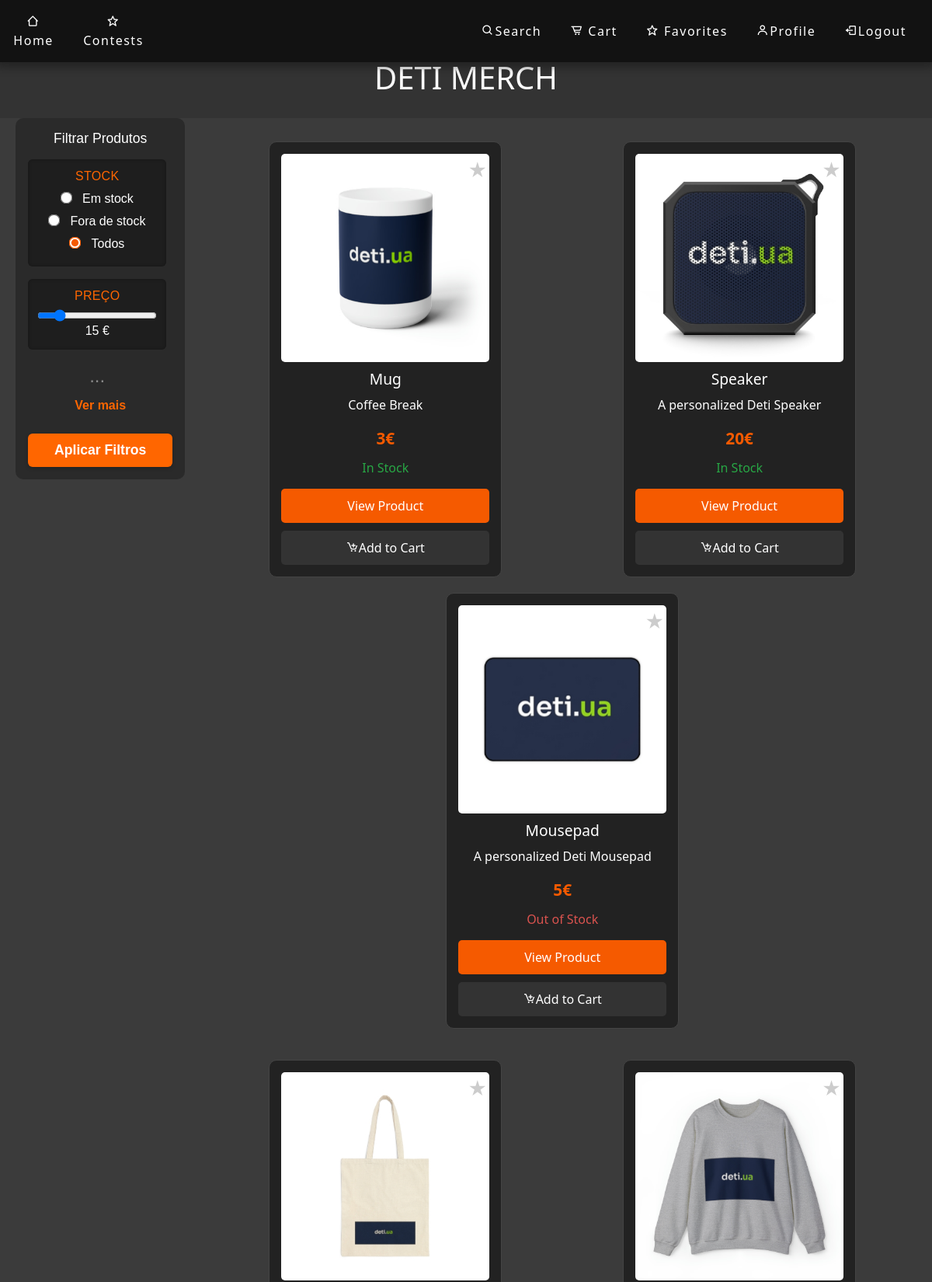
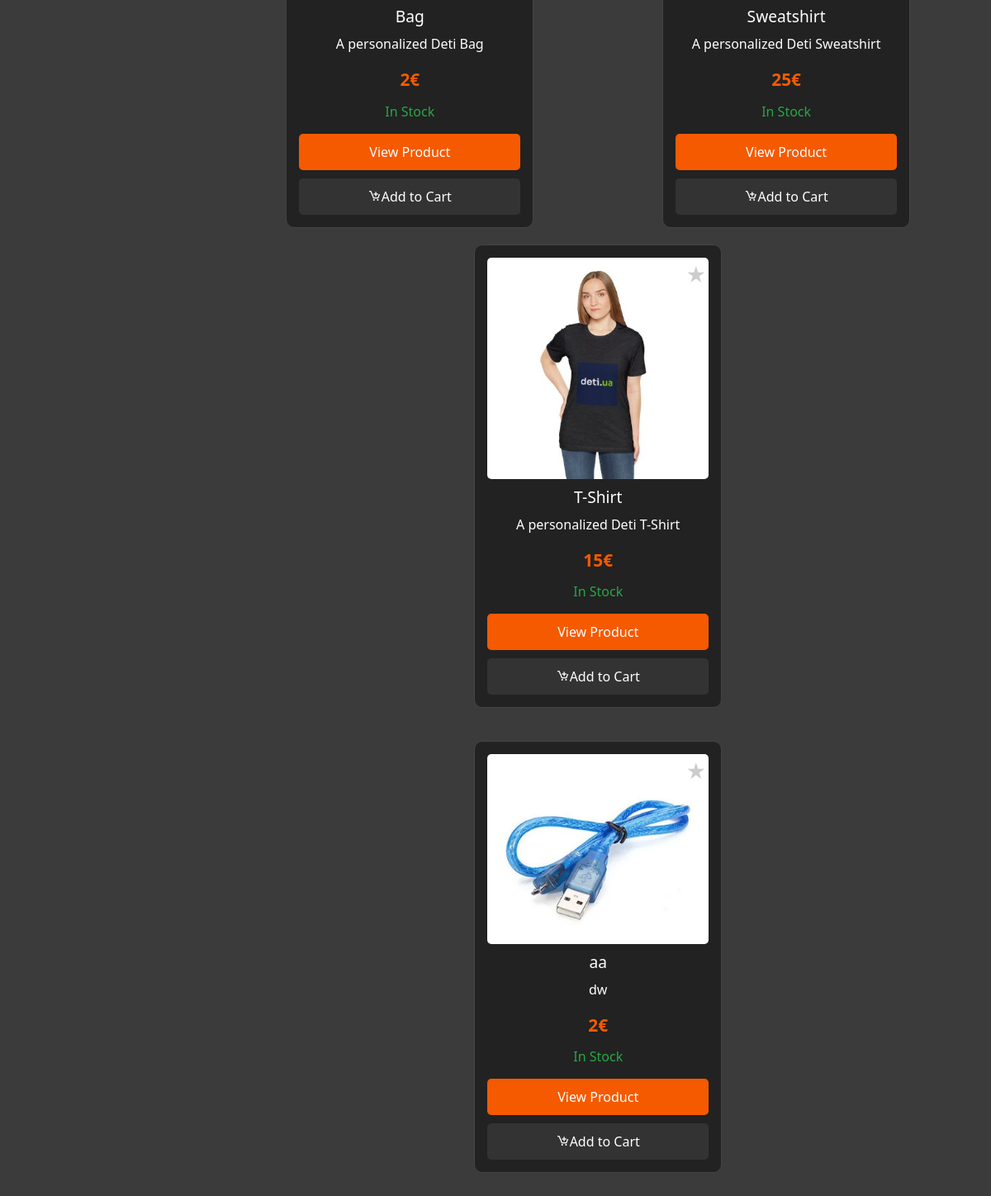
The app's page / (signed in) with its own data (2 pictures, top to bottom).
### app_org/models.py (models this page shows)
class Product(db.Model):
    id = db.Column(db.Integer, primary_key=True)
    name = db.Column(db.String(100), nullable=False)
    description = db.Column(db.String(1000))
    price = db.Column(db.Float, nullable=False)
    quantity = db.Column(db.Integer, nullable=False, default=0)
    image = db.Column(db.String(100), nullable=False, default='default_image.png')
    category_id = db.Column(db.Integer, db.ForeignKey('category.id'), nullable=False)
    category = db.relationship('Category', backref=db.backref('products', lazy=True))
    course_id = db.Column(db.Integer, db.ForeignKey('course.id'), nullable=True)
    size = db.Column(db.String(10), nullable=True, default='N/A')
    color = db.Column(db.String(20), nullable=True, default='N/A')
    has_size = db.Column(db.Boolean, default=False)
    has_color = db.Column(db.Boolean, default=False)

### app_org/main.py (the view)
@main.route('/', methods=['GET'])
@login_required
def index():
    user = User.query.filter_by(id=current_user.id).first()
    if user.isAdmin:
        return redirect(url_for('main.admin'))
    stock = request.args.get('stock')
    price_min = request.args.get('price_min')
    price_max = request.args.get('price_max')
    categories = request.args.getlist('categories')
    courses = request.args.getlist('courses')
    sizes = request.args.getlist('sizes')
    colors = request.args.getlist('colors')
    query = Product.query
    if stock == 'in':
        query = query.filter(Product.quantity > 0)
    elif stock == 'out':
        query = query.filter(Product.quantity == 0)
    if price_min:
        query = query.filter(Product.price >= float(price_min))
    if price_max:
        query = query.filter(Product.price <= float(price_max))
    if categories:
        query = query.filter(Product.category_id.in_(categories))
    if courses:
        query = query.filter(Product.course_id.in_(courses))
    if sizes:
        query = query.filter(Product.size.in_(sizes))
    if colors:
        query = query.filter(Product.color.in_(colors))
    products = query.all()
    all_categories = Category.query.all()
    all_courses = Course.query.all()
    all_sizes = db.session.query(Product.size).distinct().all()
    all_colors = db.session.query(Product.color).distinct().all()
    return render_template('index.html', user=user, products=products,
                           categories=all_categories, courses=all_courses,
                           sizes=[s[0] for s in all_sizes if s[0]],
                           colors=[c[0] for c in all_colors if c[0]])

### app_org/templates/index.html (shortened to what this page needs)
{% extends 'base.html' %}
{% block styles %}
<link rel="stylesheet" href="{{ url_for('static', filename='css/index.css') }}" />
{% endblock %}
{% block content %}
  {% include 'navbar.html' %}
  <header>
    <h1>DETI MERCH</h1>
  </header>
  <div class="page-container" style="display: flex; justify-content: flex-start; margin-left: 0; padding: 0 20px; width: 100%;">
    <div class="filters-column" style="margin: 0; margin-right: 10px;">
      {% set filter_action='main.index' %}
      {% include '_filters.html' %}
    </div>
    <div class="products-center" style="margin: 0 auto; max-width: 1200px;">
      <div class="row product-container">
        {% for product in products %}
          <div class="product col-md-12">
            <img
              class="card-img-top"
              src="{{ url_for('static', filename='assets/' + product.image) }}"
              alt="{{ product.name }}"
            />
            <h2 class="card-title">{{ product.name }}</h2>
            <p>{{ product.description }}</p>
            <p class="card-price">{{ product.price | int }}€</p>
            <p class="stock-status {% if product.quantity > 0 %}in-stock{% else %}out-of-stock{% endif %}">
              {% if product.quantity > 0 %}In Stock{% else %}Out of Stock{% endif %}
            </p>
            <form action="/product/{{ product.id }}" method="GET">
              <button class="view-product">View Product</button>
            </form>
            <form action="/cart/add/{{ product.id }}" method="POST">
              <button class="add-to-cart">
                <i class="bx bx-cart-add"></i>Add to Cart
              </button>
            </form>
            <form action="/favorites/add/{{ product.id }}" method="POST">
              <button class="add-to-favorites">★</button>
            </form>
          </div>
          {% if loop.index % 3 == 0 and not loop.last %}
            </div>
            <div class="row product-container">
          {% endif %}
        {% endfor %}
      </div>
    </div>
  </div>
{% endblock %}

### app_org/templates/base.html (shortened to what this page needs)
<!DOCTYPE html>
<html lang="en">
    <head>
        <link
            href="https://cdn.jsdelivr.net/npm/bootstrap@5.2.3/dist/css/bootstrap.min.css"
            rel="stylesheet"
        />
        <link rel="stylesheet" href="{{ url_for('static', filename='css/style.css') }}">
        {% block styles %} {% endblock %}
    </head>
    <body>
        {% block content %}
        {% endblock %}
    </body>
</html>

### app_org/templates/navbar.html (shortened to what this page needs)
<link href='https://unpkg.com/boxicons@2.1.4/css/boxicons.min.css' rel='stylesheet'>
<nav class="navbar navbar-expand-lg navbar-dark fixed-top">
  <div class = "botao">
    <ul class="navbar-nav ms-auto">
      <li class="nav-item">
        <button class="btn btn-light btn-lg" onclick="location.href='/'">
          <i class='bx bx-home-alt-2'></i> Home
        </button>
      </li>
      <li class="nav-item">
        <button class="btn btn-light btn-lg" onclick="location.href='/contests'">
          <i class='bx bx-star'></i> Contests
        </button>
      </li>
    </ul>
  </div>
  <div class="container nav-cont">
    <div class="collapse navbar-collapse" id="navbarNav">
      <ul class="navbar-nav ms-auto">
        <li class="nav-item">
          <button class="btn btn-light btn-lg" onclick="location.href='/search'">
            <i class='bx bx-search' ></i>Search
          </button>
        <li class="nav-item">
          <button class="btn btn-light btn-lg" aria-current="page" onclick="location.href='/cart'">
            <i class='bx bx-cart-alt' ></i></i> Cart
          </button>
        </li>
        <li class="nav-item">
          <button class="btn btn-light btn-lg" onclick="location.href='/favorites'">
            <i class='bx bx-star' ></i> Favorites
          </button>
        </li>
        <li class="nav-item">
          <button class="btn btn-light btn-lg" onclick="location.href='/profile'">
            <i class='bx bx-user'></i>Profile
          </button>
        </li>
        <li class="nav-item">
          <button class="btn btn-light btn-lg" onclick="location.href='/logout'">
            <i class='bx bx-log-out' ></i>Logout
          </button>
        </li>
      </ul>
    </div>
  </div>
</nav>
<div class="container-fluid" style="padding-top: 3.5rem;">
</div>

### app_org/templates/_filters.html (shortened to what this page needs)
<form method="GET" action="{{ url_for(filter_action) }}" class="filter-form">
    <h3>Filtrar Produtos</h3>
    <div id="filters-scroll">
        <div class="filter-section">
            <h4>Stock</h4>
            <div class="filter-option">
                <input type="radio" id="stock_in" name="stock" value="in" {% if request.args.get('stock') == 'in' %}checked{% endif %}>
                <label for="stock_in">Em stock</label>
            </div>
            <div class="filter-option">
                <input type="radio" id="stock_out" name="stock" value="out" {% if request.args.get('stock') == 'out' %}checked{% endif %}>
                <label for="stock_out">Fora de stock</label>
            </div>
            <div class="filter-option">
                <input type="radio" id="stock_all" name="stock" value="" {% if not request.args.get('stock') %}checked{% endif %}>
                <label for="stock_all">Todos</label>
            </div>
        </div>
        <div class="filter-section">
            <h4>Preço</h4>
            <div class="price-slider">
                <input type="range" name="price_min" id="price-slider" min="0" max="100" step="1"
                       value="{{ request.args.get('price_min', 15) }}"
                       oninput="document.getElementById('price-display').innerText = this.value + ' €'">
                <span id="price-display">{{ request.args.get('price_min', 15) }} €</span>
            </div>
        </div>
        <div class="dots" id="dots">...</div>
    </div>
    <button type="button" class="toggle-filters" onclick="toggleFilters()">Ver mais</button>
    <button type="submit" class="apply-filters">Aplicar Filtros</button>
</form>

### app_org/static/css/style.css (style rules this page uses)
body { background-color: #3b3b3b; color: #ffffff; text-align: center; }
.navbar { box-shadow: 0 2px 10px 5px #12121270; background-color: #121212; display: flex; justify-content: flex-start; }
.navbar .navbar-nav .nav-item { margin-right: 5px; }
.botao button { color: #ffffff; font-weight: 400; font-size: 100%; letter-spacing: 1.5px; background-color: transparent; border: none; }
.navbar .nav-item button { color: #ffffff; font-weight: 400; font-size: 100%; letter-spacing: 1.5px; background-color: transparent; border: none; }

### app_org/static/css/index.css (style rules this page uses)
header { background-color: #333; color: white; padding: 20px; text-align: center; }
.page-container { display: flex; max-width: 1650px; margin: 0 auto; padding: 0 20px; justify-content: flex-start; }
.filters-column { width: 250px; padding-right: 20px; position: sticky; top: 20px; align-self: flex-start; height: fit-content; }
.product-container { display: flex; justify-content: space-around; flex-wrap: wrap; margin: 20px auto; max-width: 1200px; }
.product { margin: 10px; padding: 15px; border-radius: 10px; width: 300px; border: 1px solid #444; background-color: #222; color: white; transition: transform 0.3s, box-shadow 0.3s; position: relative; }
.product img { max-width: 100%; border-radius: 5px; }
.card-title { color: white; margin: 10px 0; font-size: 1.2rem; }
.card-price { font-weight: bold; color: #f55a00; font-size: 1.3rem; margin: 10px 0; }
.stock-status { font-size: 1rem; margin: 10px 0; }
.stock-status.in-stock { color: #28a745; }
.stock-status.out-of-stock { color: #d9534f; }
.view-product { background-color: #f55a00; color: #ffffff; border: none; padding: 10px 15px; cursor: pointer; transition: background-color 0.3s; border-radius: 5px; width: 100%; margin: 5px 0; }
.add-to-cart { background-color: #333; color: #ffffff; border: none; padding: 10px 15px; cursor: pointer; transition: background-color 0.3s; margin-top: 5px; border-radius: 5px; width: 100%; }
.add-to-favorites { background-color: transparent; color: #ccc; border: none; border-radius: 50%; padding: 8px; cursor: pointer; font-size: 1.5rem; transition: color 0.3s; position: absolute; top: 10px; right: 10px; }
.filter-section { margin-bottom: 20px; }
.filter-section h4 { margin-bottom: 12px; font-size: 1.1rem; color: #ffffff; font-weight: 500; text-transform: uppercase; letter-spacing: 0.3px; }
.apply-filters { background-color: #f55a00; color: white; border: none; padding: 12px 25px; border-radius: 6px; cursor: pointer; transition: background-color 0.3s, transform 0.2s; font-weight: 600; font-size: 1.1rem; width: 100%; margin-top: 15px; box-shadow: 0 2px 5px rgba(0, 0, 0, 0.2); }
.filter-section input[type="checkbox"], .filter-section input[type="radio"] { margin-right: 10px; accent-color: #f55a00; transform: scale(1.2); }

### app_org/templates/_filters.html (style rules this page uses)
.filter-form { background-color: #2a2a2a; padding: 1rem; border-radius: 10px; max-width: 350px; font-family: sans-serif; color: #fff; overflow: hidden; }
.filter-form h3 { font-size: 1.1rem; color: #fff; margin-bottom: 1rem; }
.toggle-filters { background: none; border: none; color: #ff6600; font-weight: bold; cursor: pointer; padding: 0.5rem 0; }
.filter-section { background-color: #1e1e1e; padding: 0.75rem; border-radius: 6px; margin-bottom: 1rem; box-shadow: inset 0 0 4px rgba(0,0,0,0.3); }
.filter-section h4 { color: #ff6600; margin-bottom: 0.5rem; font-size: 1rem; }
.filter-option { margin: 5px 0; }
.filter-option input { accent-color: #ff6600; }
.price-slider { display: flex; flex-direction: column; }
#filters-scroll { max-height: 400px; overflow-y: auto; padding-right: 0.5rem; }
.dots { text-align: center; color: #888; font-size: 1.5rem; }
.apply-filters { background-color: #ff6600; color: white; padding: 0.5rem 1rem; border: none; border-radius: 6px; cursor: pointer; font-weight: bold; width: 100%; margin-top: 1rem; transition: background 0.3s; }

### records on screen
Product: image (picture), name "Mug", description "Coffee Break", price "3", quantity "In Stock"
Product: image (picture), name "Speaker", description "A personalized Deti Speaker", price "20", quantity "In Stock"
Product: image (picture), name "Mousepad", description "A personalized Deti Mousepad", price "5", quantity "Out of Stock"
Product: image (picture), name "Bag", description "A personalized Deti Bag", price "2", quantity "In Stock"
Product: image (picture), name "Sweatshirt", description "A personalized Deti Sweatshirt", price "25", quantity "In Stock"
Product: image (picture), name "T-Shirt", description "A personalized Deti T-Shirt", price "15", quantity "In Stock"
Product: image (picture), name "aa", description "dw", price "2", quantity "In Stock"

### other values on screen
{{ request.args.get('price_min', 15) }} "15"
